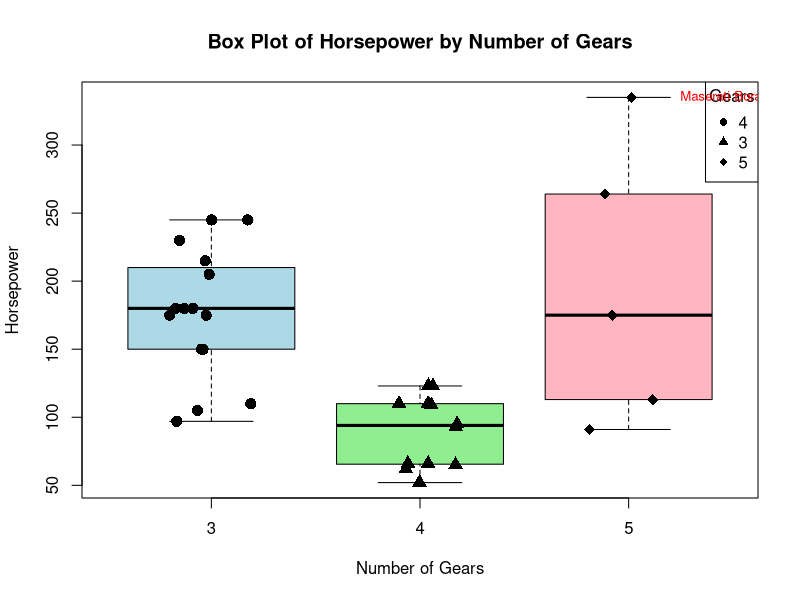

Source code (R):
# Load the mtcars dataset
data(mtcars)

# Create the box plot
boxplot(hp ~ gear, data = mtcars,
        xlab = "Number of Gears", ylab = "Horsepower",
        main = "Box Plot of Horsepower by Number of Gears",
        col = c("lightblue", "lightgreen", "lightpink"),
        outpch = 8, outcol = "red")

# Add points with different shapes for each gear category
points(jitter(as.numeric(factor(mtcars$gear)), amount = 0.2), 
       mtcars$hp, 
       pch = c(16, 17, 18)[factor(mtcars$gear)],
       col = "black",
       cex = 1.5)

# Add a legend
legend("topright", legend = unique(mtcars$gear), 
       pch = c(16, 17, 18), title = "Gears")

# Identify outliers
outliers <- boxplot.stats(mtcars$hp)$out

# Label outliers
text(rep(3.2, length(outliers)), outliers, 
     labels = rownames(mtcars)[mtcars$hp %in% outliers], 
     pos = 4, cex = 0.8, col = "red")


